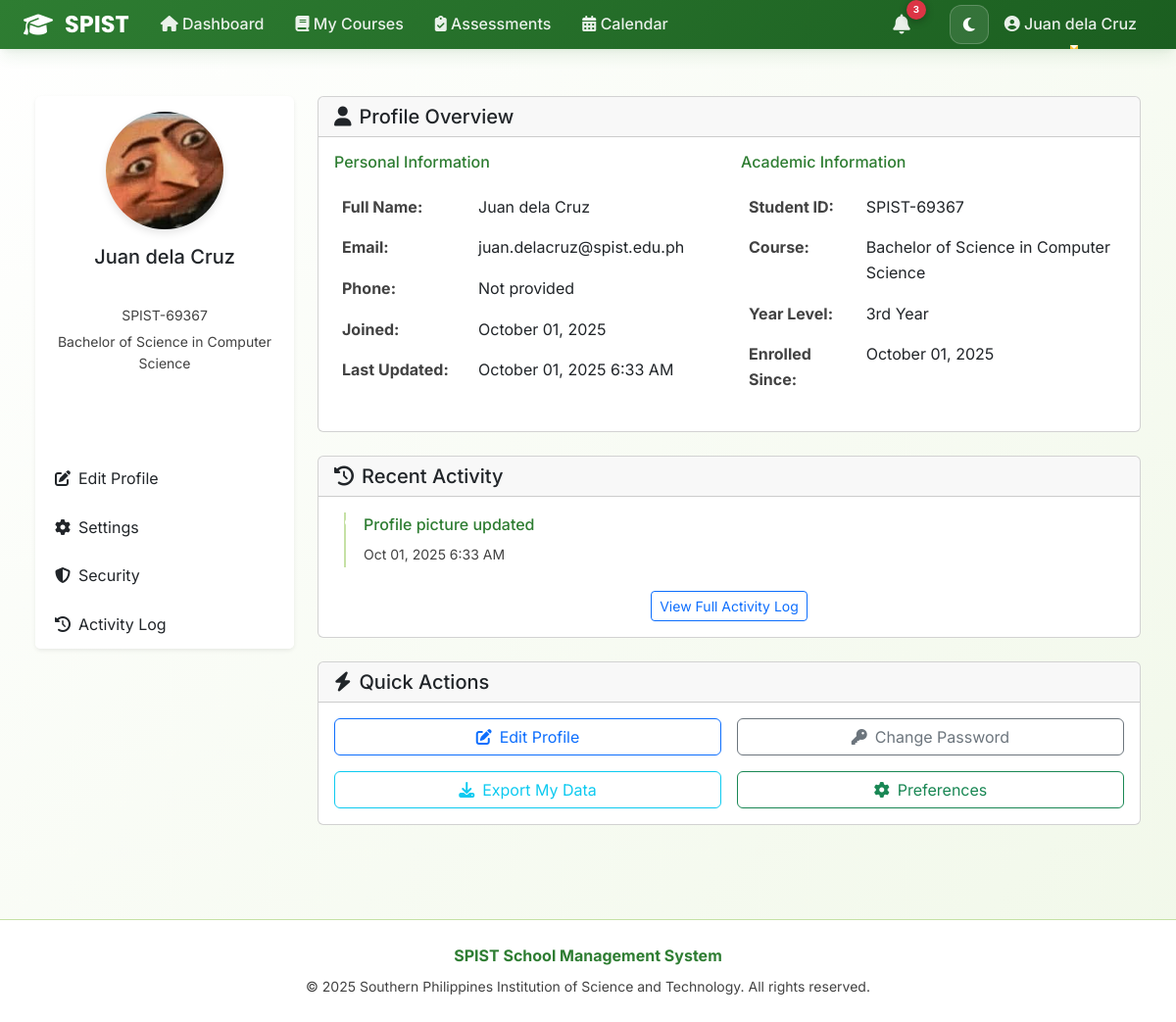
Page /profile/ (signed in) on the earlier database version.
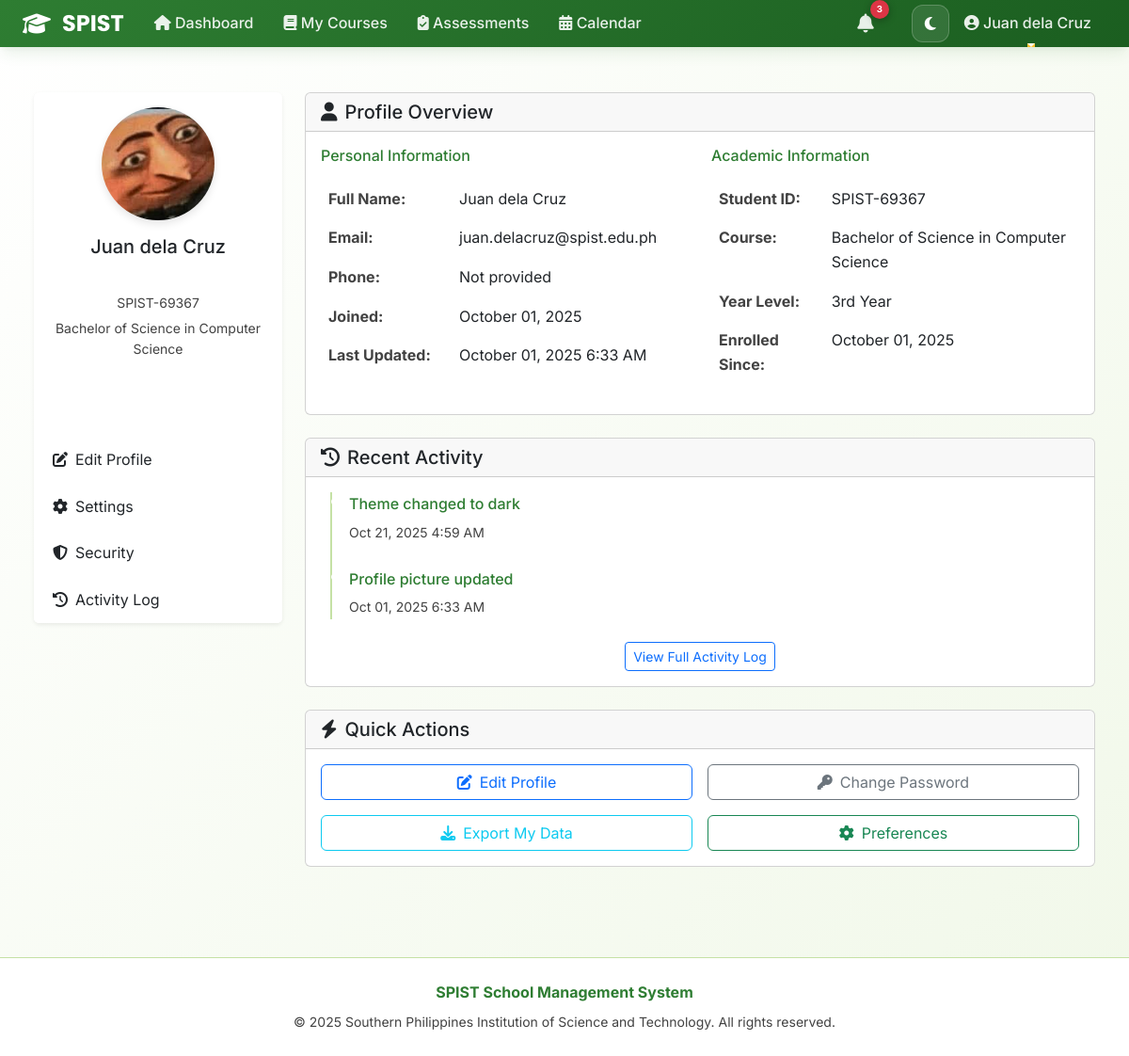
Same page on the later database version.
### accounts/models.py (models this page shows, shortened)
class UserActivityLog(models.Model):
    user = models.ForeignKey(User, on_delete=models.CASCADE, related_name='activity_logs')
    action = models.CharField(max_length=100)
    ip_address = models.GenericIPAddressField(blank=True, null=True)
    user_agent = models.TextField(blank=True, null=True)
    timestamp = models.DateTimeField(auto_now_add=True)
    class Meta:
        ordering = ['-timestamp']
        verbose_name = "User Activity Log"
        verbose_name_plural = "User Activity Logs"

### accounts/views_profile.py (the view)
# urls.py: path('profile/', views_profile.profile_view, name='profile'),
@login_required
def profile_view(request):
    user = request.user
    settings_obj, created = UserSettings.objects.get_or_create(user=user)
    recent_activities = UserActivityLog.objects.filter(user=user)[:10]
    context = {
        'user': user,
        'settings': settings_obj,
        'recent_activities': recent_activities,
    }
    if user.user_type == 'student':
        context['profile'] = getattr(user, 'student_profile', None)
    elif user.user_type == 'teacher':
        context['profile'] = getattr(user, 'teacher_profile', None)
    return render(request, 'accounts/profile/profile_main.html', context)

### accounts/models.py (called while the page is built)
    def get_full_name(self):
        return f"{self.first_name} {self.last_name}".strip()

    def get_avatar_url(self):
        if self.avatar and hasattr(self.avatar, 'url'):
            try:
                return self.avatar.url
            except:
                pass
        return None

### accounts/templates/accounts/profile/profile_main.html (shortened to what the changed rows need)
{% extends 'accounts/base.html' %}
{% load static %}
{% block content %}
<div class="container-fluid py-4">
    <div class="row">
        <div class="col-lg-9 col-md-8">
            <div class="card mb-4">
                <div class="card-body">
                    {% if recent_activities %}
                        <div class="activity-timeline">
                            {% for activity in recent_activities %}
                            <div class="activity-item">
                                <div class="activity-icon">
                                    <i class="fas fa-circle"></i>
                                </div>
                                <div class="activity-content">
                                    <p class="mb-1">{{ activity.action }}</p>
                                    <small class="text-muted">{{ activity.timestamp|date:"M d, Y g:i A" }}</small>
                                </div>
                            </div>
                            {% endfor %}
                        </div>
                    {% else %}
                        <p class="text-muted text-center py-3">No recent activity found.</p>
                    {% endif %}
                </div>
            </div>
        </div>
    </div>
</div>
{% endblock %}

Differences in the rows shown:
added UserActivityLog: action "Theme changed to dark", timestamp "Oct 21, 2025 4:59 AM"
